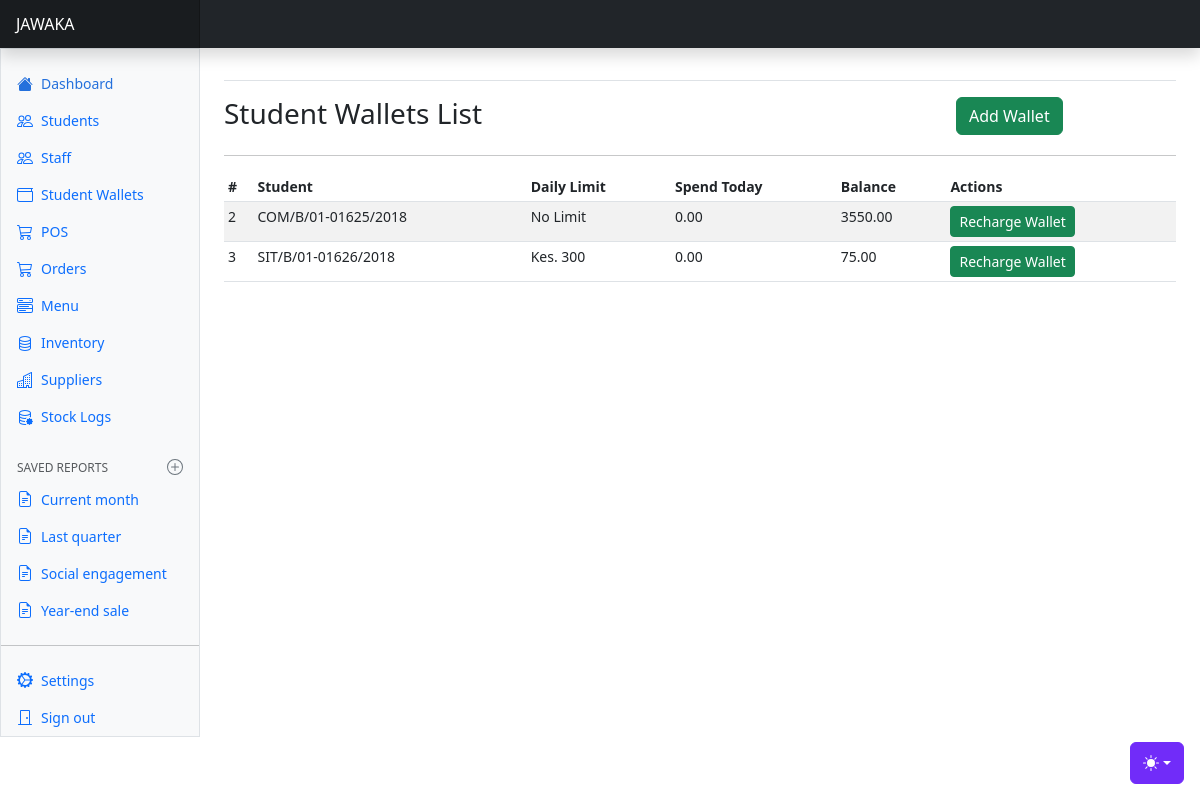
The app's page /students/student-wallets/, older data.
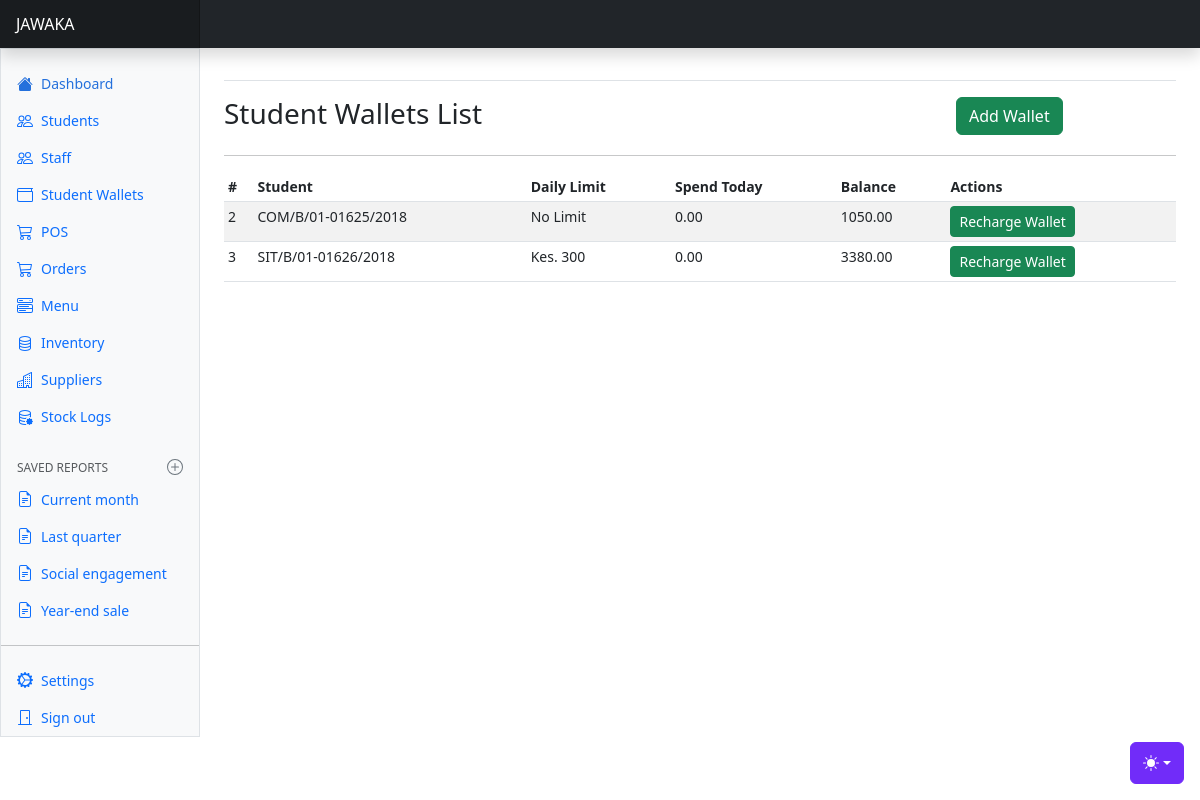
The same page, newer data.
### apps/students/models.py (models this page shows, shortened)
class StudentWallet(AbstractBaseModel):
    student = models.OneToOneField(Student, on_delete=models.CASCADE, related_name="studentwallet")
    balance = models.DecimalField(max_digits=20, decimal_places=2)
    total_spend_today = models.DecimalField(max_digits=20, decimal_places=2, default=0)

class Student(AbstractBaseModel):
    user = models.OneToOneField("users.User", on_delete=models.CASCADE)
    student_type = models.CharField(max_length=255, choices=STUDENT_TYPES)
    registration_number = models.CharField(max_length=255)
    status = models.CharField(max_length=255, choices=STUDENT_STATUS)
    def __str__(self):
        return self.registration_number

### apps/students/views.py (the view)
# urls.py: path("student-wallets/", student_wallets, name="student-wallets"),
def student_wallets(request):
    wallets = StudentWallet.objects.all()
    context = {
        "wallets": wallets
    }
    return render(request, "students/student_wallets.html", context)

### templates/students/student_wallets.html
{% extends "base.html" %}
{% block content %}
<div class="row">
    <div class="col-9">
        <h3>Student Wallets List</h3>
    </div>
    <div class="col-3">
        <a class="btn btn-success" data-bs-toggle="modal" data-bs-target="#newStudentModal">Add Wallet</a>
    </div>
</div>
<hr/>
      <div class="table-responsive small">
        <table class="table table-striped table-sm">
          <thead>
            <tr>
              <th scope="col">#</th>
              <th scope="col">Student</th>
              <th scope="col">Daily Limit</th>
              <th scope="col">Spend Today</th>
              <th scope="col">Balance</th>
              <th scope="col">Actions</th>
            </tr>
          </thead>
          <tbody>
            {% for student_wallet in wallets %}
            <tr>
              <td>{{student_wallet.id}}</td>
              <td>{{student_wallet.student}}</td>
              {% if student_wallet.student.student_type == "Boarder" %}
              <td>Kes. 300</td>
              {% else %}
              <td>No Limit</td>
              {% endif %}
              <td>{{student_wallet.total_spend_today}}</td>
              <td>{{student_wallet.balance}}</td>
              <td><a class="btn btn-success btn-sm" data-bs-toggle="modal" data-bs-target="#rechargeRequestModal">Recharge Wallet</a></td>
            </tr>
            {% endfor %}
          </tbody>
        </table>
      </div>
{% endblock content %}

Row changes from the older to the newer data that the page shows:
changed StudentWallet "COM/B/01-01625/2018": balance "3550.00" → "1050.00"
changed StudentWallet "SIT/B/01-01626/2018": balance "75.00" → "3380.00"
